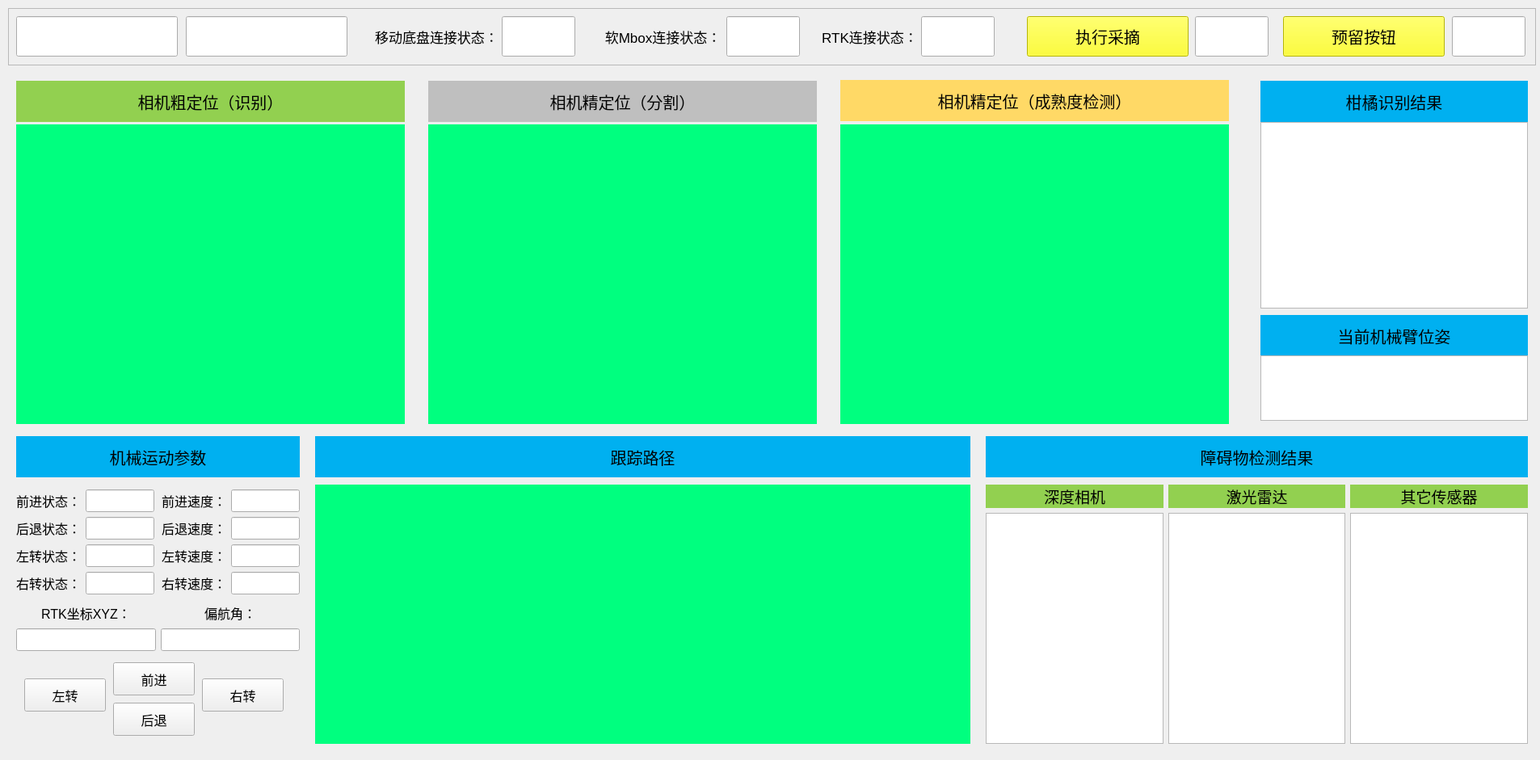
<?xml version="1.0" encoding="UTF-8"?>
<ui version="4.0">
 <class>Eboxmainwindow</class>
 <widget class="QWidget" name="Eboxmainwindow">
  <property name="geometry">
   <rect>
    <x>0</x>
    <y>0</y>
    <width>1906</width>
    <height>941</height>
   </rect>
  </property>
  <property name="windowTitle">
   <string>林果采摘机器人感知界面</string>
  </property>
  <widget class="QFrame" name="frame">
   <property name="geometry">
    <rect>
     <x>10</x>
     <y>10</y>
     <width>1891</width>
     <height>71</height>
    </rect>
   </property>
   <property name="frameShape">
    <enum>QFrame::StyledPanel</enum>
   </property>
   <property name="frameShadow">
    <enum>QFrame::Raised</enum>
   </property>
   <widget class="QLabel" name="label">
    <property name="geometry">
     <rect>
      <x>440</x>
      <y>15</y>
      <width>181</width>
      <height>41</height>
     </rect>
    </property>
    <property name="font">
     <font>
      <pointsize>13</pointsize>
     </font>
    </property>
    <property name="text">
     <string>移动底盘连接状态：</string>
    </property>
    <property name="alignment">
     <set>Qt::AlignCenter</set>
    </property>
   </widget>
   <widget class="QLineEdit" name="car_connect_lineedit">
    <property name="geometry">
     <rect>
      <x>611</x>
      <y>10</y>
      <width>91</width>
      <height>50</height>
     </rect>
    </property>
    <property name="font">
     <font>
      <pointsize>13</pointsize>
     </font>
    </property>
    <property name="styleSheet">
     <string notr="true">color: rgb(255, 0, 0);</string>
    </property>
    <property name="text">
     <string/>
    </property>
    <property name="alignment">
     <set>Qt::AlignCenter</set>
    </property>
    <property name="readOnly">
     <bool>true</bool>
    </property>
   </widget>
   <widget class="QLabel" name="label_2">
    <property name="geometry">
     <rect>
      <x>720</x>
      <y>15</y>
      <width>181</width>
      <height>41</height>
     </rect>
    </property>
    <property name="font">
     <font>
      <pointsize>13</pointsize>
     </font>
    </property>
    <property name="text">
     <string>软Mbox连接状态：</string>
    </property>
    <property name="alignment">
     <set>Qt::AlignCenter</set>
    </property>
   </widget>
   <widget class="QLabel" name="label_3">
    <property name="geometry">
     <rect>
      <x>976</x>
      <y>15</y>
      <width>181</width>
      <height>41</height>
     </rect>
    </property>
    <property name="font">
     <font>
      <pointsize>13</pointsize>
     </font>
    </property>
    <property name="text">
     <string>RTK连接状态：</string>
    </property>
    <property name="alignment">
     <set>Qt::AlignCenter</set>
    </property>
   </widget>
   <widget class="QPushButton" name="pushButton">
    <property name="geometry">
     <rect>
      <x>1261</x>
      <y>10</y>
      <width>200</width>
      <height>50</height>
     </rect>
    </property>
    <property name="font">
     <font>
      <pointsize>15</pointsize>
     </font>
    </property>
    <property name="styleSheet">
     <string notr="true">background-color: rgb(255, 255, 0);</string>
    </property>
    <property name="text">
     <string>执行采摘</string>
    </property>
   </widget>
   <widget class="QPushButton" name="pushButton_2">
    <property name="geometry">
     <rect>
      <x>1578</x>
      <y>10</y>
      <width>200</width>
      <height>50</height>
     </rect>
    </property>
    <property name="font">
     <font>
      <pointsize>15</pointsize>
     </font>
    </property>
    <property name="styleSheet">
     <string notr="true">background-color: rgb(255, 255, 0);</string>
    </property>
    <property name="text">
     <string>预留按钮</string>
    </property>
   </widget>
   <widget class="QLineEdit" name="time">
    <property name="geometry">
     <rect>
      <x>10</x>
      <y>10</y>
      <width>200</width>
      <height>50</height>
     </rect>
    </property>
    <property name="font">
     <font>
      <pointsize>13</pointsize>
     </font>
    </property>
    <property name="text">
     <string/>
    </property>
    <property name="alignment">
     <set>Qt::AlignCenter</set>
    </property>
    <property name="readOnly">
     <bool>true</bool>
    </property>
   </widget>
   <widget class="QLineEdit" name="car_task_num_lineedit">
    <property name="geometry">
     <rect>
      <x>220</x>
      <y>10</y>
      <width>200</width>
      <height>50</height>
     </rect>
    </property>
    <property name="sizePolicy">
     <sizepolicy hsizetype="Expanding" vsizetype="Expanding">
      <horstretch>0</horstretch>
      <verstretch>0</verstretch>
     </sizepolicy>
    </property>
    <property name="font">
     <font>
      <pointsize>13</pointsize>
     </font>
    </property>
    <property name="inputMask">
     <string comment="0"/>
    </property>
    <property name="text">
     <string/>
    </property>
    <property name="echoMode">
     <enum>QLineEdit::Normal</enum>
    </property>
    <property name="alignment">
     <set>Qt::AlignCenter</set>
    </property>
    <property name="readOnly">
     <bool>true</bool>
    </property>
   </widget>
   <widget class="QLineEdit" name="mboxconnect">
    <property name="geometry">
     <rect>
      <x>889</x>
      <y>10</y>
      <width>91</width>
      <height>50</height>
     </rect>
    </property>
    <property name="font">
     <font>
      <pointsize>13</pointsize>
     </font>
    </property>
    <property name="styleSheet">
     <string notr="true">color: rgb(255, 0, 0);</string>
    </property>
    <property name="text">
     <string/>
    </property>
    <property name="alignment">
     <set>Qt::AlignCenter</set>
    </property>
    <property name="readOnly">
     <bool>true</bool>
    </property>
   </widget>
   <widget class="QLineEdit" name="rtkconnect">
    <property name="geometry">
     <rect>
      <x>1130</x>
      <y>10</y>
      <width>91</width>
      <height>50</height>
     </rect>
    </property>
    <property name="font">
     <font>
      <pointsize>13</pointsize>
     </font>
    </property>
    <property name="styleSheet">
     <string notr="true">color: rgb(255, 0, 0);</string>
    </property>
    <property name="text">
     <string/>
    </property>
    <property name="alignment">
     <set>Qt::AlignCenter</set>
    </property>
    <property name="readOnly">
     <bool>true</bool>
    </property>
   </widget>
   <widget class="QLineEdit" name="action">
    <property name="geometry">
     <rect>
      <x>1469</x>
      <y>10</y>
      <width>91</width>
      <height>50</height>
     </rect>
    </property>
    <property name="font">
     <font>
      <pointsize>13</pointsize>
     </font>
    </property>
    <property name="styleSheet">
     <string notr="true">color: rgb(255, 0, 0);</string>
    </property>
    <property name="text">
     <string/>
    </property>
    <property name="alignment">
     <set>Qt::AlignCenter</set>
    </property>
    <property name="readOnly">
     <bool>true</bool>
    </property>
   </widget>
   <widget class="QLineEdit" name="action2">
    <property name="geometry">
     <rect>
      <x>1787</x>
      <y>10</y>
      <width>91</width>
      <height>50</height>
     </rect>
    </property>
    <property name="font">
     <font>
      <pointsize>13</pointsize>
     </font>
    </property>
    <property name="styleSheet">
     <string notr="true">color: rgb(255, 0, 0);</string>
    </property>
    <property name="text">
     <string/>
    </property>
    <property name="alignment">
     <set>Qt::AlignCenter</set>
    </property>
    <property name="readOnly">
     <bool>true</bool>
    </property>
   </widget>
  </widget>
  <widget class="QLabel" name="label_4">
   <property name="geometry">
    <rect>
     <x>20</x>
     <y>100</y>
     <width>481</width>
     <height>51</height>
    </rect>
   </property>
   <property name="font">
    <font>
     <pointsize>15</pointsize>
    </font>
   </property>
   <property name="styleSheet">
    <string notr="true">background-color: rgb(146, 208, 80);</string>
   </property>
   <property name="text">
    <string>相机粗定位（识别）</string>
   </property>
   <property name="alignment">
    <set>Qt::AlignCenter</set>
   </property>
  </widget>
  <widget class="QLabel" name="label_5">
   <property name="geometry">
    <rect>
     <x>530</x>
     <y>100</y>
     <width>481</width>
     <height>51</height>
    </rect>
   </property>
   <property name="font">
    <font>
     <pointsize>15</pointsize>
    </font>
   </property>
   <property name="styleSheet">
    <string notr="true">background-color: rgb(191, 191, 191);</string>
   </property>
   <property name="text">
    <string>相机精定位（分割）</string>
   </property>
   <property name="alignment">
    <set>Qt::AlignCenter</set>
   </property>
  </widget>
  <widget class="QLabel" name="label_6">
   <property name="geometry">
    <rect>
     <x>1040</x>
     <y>99</y>
     <width>481</width>
     <height>51</height>
    </rect>
   </property>
   <property name="font">
    <font>
     <pointsize>15</pointsize>
    </font>
   </property>
   <property name="styleSheet">
    <string notr="true">background-color: rgb(255, 217, 102);</string>
   </property>
   <property name="text">
    <string>相机精定位（成熟度检测）</string>
   </property>
   <property name="alignment">
    <set>Qt::AlignCenter</set>
   </property>
  </widget>
  <widget class="QLabel" name="label_7">
   <property name="geometry">
    <rect>
     <x>1560</x>
     <y>100</y>
     <width>331</width>
     <height>51</height>
    </rect>
   </property>
   <property name="font">
    <font>
     <pointsize>15</pointsize>
    </font>
   </property>
   <property name="styleSheet">
    <string notr="true">background-color: rgb(0, 176, 240);</string>
   </property>
   <property name="text">
    <string>柑橘识别结果</string>
   </property>
   <property name="alignment">
    <set>Qt::AlignCenter</set>
   </property>
  </widget>
  <widget class="QLabel" name="shibie">
   <property name="geometry">
    <rect>
     <x>20</x>
     <y>154</y>
     <width>481</width>
     <height>371</height>
    </rect>
   </property>
   <property name="styleSheet">
    <string notr="true">background-color: rgb(0, 255, 127);</string>
   </property>
   <property name="text">
    <string/>
   </property>
  </widget>
  <widget class="QLabel" name="fenge">
   <property name="geometry">
    <rect>
     <x>530</x>
     <y>154</y>
     <width>481</width>
     <height>371</height>
    </rect>
   </property>
   <property name="styleSheet">
    <string notr="true">background-color: rgb(0, 255, 127);</string>
   </property>
   <property name="text">
    <string/>
   </property>
  </widget>
  <widget class="QLabel" name="chengshudu">
   <property name="geometry">
    <rect>
     <x>1040</x>
     <y>154</y>
     <width>481</width>
     <height>371</height>
    </rect>
   </property>
   <property name="styleSheet">
    <string notr="true">background-color: rgb(0, 255, 127);</string>
   </property>
   <property name="text">
    <string/>
   </property>
  </widget>
  <widget class="QLabel" name="label_8">
   <property name="geometry">
    <rect>
     <x>1560</x>
     <y>390</y>
     <width>331</width>
     <height>51</height>
    </rect>
   </property>
   <property name="font">
    <font>
     <pointsize>15</pointsize>
    </font>
   </property>
   <property name="styleSheet">
    <string notr="true">background-color: rgb(0, 176, 240);</string>
   </property>
   <property name="text">
    <string>当前机械臂位姿</string>
   </property>
   <property name="alignment">
    <set>Qt::AlignCenter</set>
   </property>
  </widget>
  <widget class="QTextEdit" name="robot_arm_pose">
   <property name="geometry">
    <rect>
     <x>1560</x>
     <y>440</y>
     <width>331</width>
     <height>81</height>
    </rect>
   </property>
  </widget>
  <widget class="QTextEdit" name="detect_objects">
   <property name="geometry">
    <rect>
     <x>1560</x>
     <y>151</y>
     <width>331</width>
     <height>231</height>
    </rect>
   </property>
  </widget>
  <widget class="QLabel" name="label_9">
   <property name="geometry">
    <rect>
     <x>20</x>
     <y>540</y>
     <width>351</width>
     <height>51</height>
    </rect>
   </property>
   <property name="font">
    <font>
     <pointsize>15</pointsize>
    </font>
   </property>
   <property name="styleSheet">
    <string notr="true">background-color: rgb(0, 176, 240);</string>
   </property>
   <property name="text">
    <string>机械运动参数</string>
   </property>
   <property name="alignment">
    <set>Qt::AlignCenter</set>
   </property>
  </widget>
  <widget class="QWidget" name="widget" native="true">
   <property name="geometry">
    <rect>
     <x>20</x>
     <y>600</y>
     <width>351</width>
     <height>331</height>
    </rect>
   </property>
   <widget class="QPushButton" name="forward_pushButton">
    <property name="geometry">
     <rect>
      <x>120</x>
      <y>220</y>
      <width>101</width>
      <height>41</height>
     </rect>
    </property>
    <property name="font">
     <font>
      <pointsize>12</pointsize>
     </font>
    </property>
    <property name="text">
     <string>前进</string>
    </property>
   </widget>
   <widget class="QWidget" name="formLayoutWidget">
    <property name="geometry">
     <rect>
      <x>0</x>
      <y>0</y>
      <width>171</width>
      <height>141</height>
     </rect>
    </property>
    <layout class="QFormLayout" name="formLayout">
     <property name="labelAlignment">
      <set>Qt::AlignCenter</set>
     </property>
     <property name="formAlignment">
      <set>Qt::AlignCenter</set>
     </property>
     <item row="0" column="0">
      <widget class="QLabel" name="label_14">
       <property name="font">
        <font>
         <pointsize>12</pointsize>
        </font>
       </property>
       <property name="text">
        <string>前进状态：</string>
       </property>
       <property name="alignment">
        <set>Qt::AlignCenter</set>
       </property>
      </widget>
     </item>
     <item row="0" column="1">
      <widget class="QLineEdit" name="forward_status_lineedit">
       <property name="font">
        <font>
         <pointsize>13</pointsize>
        </font>
       </property>
       <property name="styleSheet">
        <string notr="true">color: rgb(255, 0, 0);</string>
       </property>
       <property name="text">
        <string/>
       </property>
       <property name="alignment">
        <set>Qt::AlignCenter</set>
       </property>
       <property name="readOnly">
        <bool>true</bool>
       </property>
      </widget>
     </item>
     <item row="1" column="0">
      <widget class="QLabel" name="label_15">
       <property name="font">
        <font>
         <pointsize>12</pointsize>
        </font>
       </property>
       <property name="text">
        <string>后退状态：</string>
       </property>
       <property name="alignment">
        <set>Qt::AlignCenter</set>
       </property>
      </widget>
     </item>
     <item row="1" column="1">
      <widget class="QLineEdit" name="back_status_lineedit">
       <property name="font">
        <font>
         <pointsize>13</pointsize>
        </font>
       </property>
       <property name="styleSheet">
        <string notr="true">color: rgb(255, 0, 0);</string>
       </property>
       <property name="text">
        <string/>
       </property>
       <property name="alignment">
        <set>Qt::AlignCenter</set>
       </property>
       <property name="readOnly">
        <bool>true</bool>
       </property>
      </widget>
     </item>
     <item row="2" column="0">
      <widget class="QLabel" name="label_16">
       <property name="font">
        <font>
         <pointsize>12</pointsize>
        </font>
       </property>
       <property name="text">
        <string>左转状态：</string>
       </property>
       <property name="alignment">
        <set>Qt::AlignCenter</set>
       </property>
      </widget>
     </item>
     <item row="2" column="1">
      <widget class="QLineEdit" name="left_status_lineedit">
       <property name="font">
        <font>
         <pointsize>13</pointsize>
        </font>
       </property>
       <property name="styleSheet">
        <string notr="true">color: rgb(255, 0, 0);</string>
       </property>
       <property name="text">
        <string/>
       </property>
       <property name="alignment">
        <set>Qt::AlignCenter</set>
       </property>
       <property name="readOnly">
        <bool>true</bool>
       </property>
      </widget>
     </item>
     <item row="3" column="0">
      <widget class="QLabel" name="label_17">
       <property name="font">
        <font>
         <pointsize>12</pointsize>
        </font>
       </property>
       <property name="text">
        <string>右转状态：</string>
       </property>
       <property name="alignment">
        <set>Qt::AlignCenter</set>
       </property>
      </widget>
     </item>
     <item row="3" column="1">
      <widget class="QLineEdit" name="right_status_lineedit">
       <property name="font">
        <font>
         <pointsize>13</pointsize>
        </font>
       </property>
       <property name="styleSheet">
        <string notr="true">color: rgb(255, 0, 0);</string>
       </property>
       <property name="text">
        <string/>
       </property>
       <property name="alignment">
        <set>Qt::AlignCenter</set>
       </property>
       <property name="readOnly">
        <bool>true</bool>
       </property>
      </widget>
     </item>
    </layout>
   </widget>
   <widget class="QWidget" name="formLayoutWidget_2">
    <property name="geometry">
     <rect>
      <x>180</x>
      <y>0</y>
      <width>171</width>
      <height>141</height>
     </rect>
    </property>
    <layout class="QFormLayout" name="formLayout_2">
     <property name="labelAlignment">
      <set>Qt::AlignCenter</set>
     </property>
     <property name="formAlignment">
      <set>Qt::AlignCenter</set>
     </property>
     <item row="0" column="0">
      <widget class="QLabel" name="label_18">
       <property name="font">
        <font>
         <pointsize>12</pointsize>
        </font>
       </property>
       <property name="text">
        <string>前进速度：</string>
       </property>
       <property name="alignment">
        <set>Qt::AlignCenter</set>
       </property>
      </widget>
     </item>
     <item row="0" column="1">
      <widget class="QLineEdit" name="forward_speed_lineedit">
       <property name="font">
        <font>
         <pointsize>13</pointsize>
        </font>
       </property>
       <property name="styleSheet">
        <string notr="true">color: rgb(255, 0, 0);</string>
       </property>
       <property name="text">
        <string/>
       </property>
       <property name="alignment">
        <set>Qt::AlignCenter</set>
       </property>
       <property name="readOnly">
        <bool>true</bool>
       </property>
      </widget>
     </item>
     <item row="1" column="0">
      <widget class="QLabel" name="label_19">
       <property name="font">
        <font>
         <pointsize>12</pointsize>
        </font>
       </property>
       <property name="text">
        <string>后退速度：</string>
       </property>
       <property name="alignment">
        <set>Qt::AlignCenter</set>
       </property>
      </widget>
     </item>
     <item row="1" column="1">
      <widget class="QLineEdit" name="back_speed_lineedit">
       <property name="font">
        <font>
         <pointsize>13</pointsize>
        </font>
       </property>
       <property name="styleSheet">
        <string notr="true">color: rgb(255, 0, 0);</string>
       </property>
       <property name="text">
        <string/>
       </property>
       <property name="alignment">
        <set>Qt::AlignCenter</set>
       </property>
       <property name="readOnly">
        <bool>true</bool>
       </property>
      </widget>
     </item>
     <item row="2" column="0">
      <widget class="QLabel" name="label_20">
       <property name="font">
        <font>
         <pointsize>12</pointsize>
        </font>
       </property>
       <property name="text">
        <string>左转速度：</string>
       </property>
       <property name="alignment">
        <set>Qt::AlignCenter</set>
       </property>
      </widget>
     </item>
     <item row="2" column="1">
      <widget class="QLineEdit" name="left_speed_lineedit">
       <property name="font">
        <font>
         <pointsize>13</pointsize>
        </font>
       </property>
       <property name="styleSheet">
        <string notr="true">color: rgb(255, 0, 0);</string>
       </property>
       <property name="text">
        <string/>
       </property>
       <property name="alignment">
        <set>Qt::AlignCenter</set>
       </property>
       <property name="readOnly">
        <bool>true</bool>
       </property>
      </widget>
     </item>
     <item row="3" column="0">
      <widget class="QLabel" name="label_21">
       <property name="font">
        <font>
         <pointsize>12</pointsize>
        </font>
       </property>
       <property name="text">
        <string>右转速度：</string>
       </property>
       <property name="alignment">
        <set>Qt::AlignCenter</set>
       </property>
      </widget>
     </item>
     <item row="3" column="1">
      <widget class="QLineEdit" name="right_speed_lineedit">
       <property name="font">
        <font>
         <pointsize>13</pointsize>
        </font>
       </property>
       <property name="styleSheet">
        <string notr="true">color: rgb(255, 0, 0);</string>
       </property>
       <property name="text">
        <string/>
       </property>
       <property name="alignment">
        <set>Qt::AlignCenter</set>
       </property>
       <property name="readOnly">
        <bool>true</bool>
       </property>
      </widget>
     </item>
    </layout>
   </widget>
   <widget class="QWidget" name="gridLayoutWidget">
    <property name="geometry">
     <rect>
      <x>0</x>
      <y>145</y>
      <width>351</width>
      <height>61</height>
     </rect>
    </property>
    <layout class="QGridLayout" name="gridLayout">
     <item row="0" column="0">
      <widget class="QLabel" name="label_22">
       <property name="font">
        <font>
         <pointsize>12</pointsize>
        </font>
       </property>
       <property name="text">
        <string>RTK坐标XYZ：</string>
       </property>
       <property name="alignment">
        <set>Qt::AlignCenter</set>
       </property>
      </widget>
     </item>
     <item row="0" column="1">
      <widget class="QLabel" name="label_23">
       <property name="font">
        <font>
         <pointsize>12</pointsize>
        </font>
       </property>
       <property name="text">
        <string>偏航角：</string>
       </property>
       <property name="alignment">
        <set>Qt::AlignCenter</set>
       </property>
      </widget>
     </item>
     <item row="1" column="0">
      <widget class="QLineEdit" name="mboxconnect_10">
       <property name="font">
        <font>
         <pointsize>13</pointsize>
        </font>
       </property>
       <property name="styleSheet">
        <string notr="true">color: rgb(255, 0, 0);</string>
       </property>
       <property name="text">
        <string/>
       </property>
       <property name="alignment">
        <set>Qt::AlignCenter</set>
       </property>
       <property name="readOnly">
        <bool>true</bool>
       </property>
      </widget>
     </item>
     <item row="1" column="1">
      <widget class="QLineEdit" name="mboxconnect_11">
       <property name="font">
        <font>
         <pointsize>13</pointsize>
        </font>
       </property>
       <property name="styleSheet">
        <string notr="true">color: rgb(255, 0, 0);</string>
       </property>
       <property name="text">
        <string/>
       </property>
       <property name="alignment">
        <set>Qt::AlignCenter</set>
       </property>
       <property name="readOnly">
        <bool>true</bool>
       </property>
      </widget>
     </item>
    </layout>
   </widget>
   <widget class="QPushButton" name="right_pushButton">
    <property name="geometry">
     <rect>
      <x>230</x>
      <y>240</y>
      <width>101</width>
      <height>41</height>
     </rect>
    </property>
    <property name="font">
     <font>
      <pointsize>12</pointsize>
     </font>
    </property>
    <property name="text">
     <string>右转</string>
    </property>
   </widget>
   <widget class="QPushButton" name="back_pushButton">
    <property name="geometry">
     <rect>
      <x>120</x>
      <y>270</y>
      <width>101</width>
      <height>41</height>
     </rect>
    </property>
    <property name="font">
     <font>
      <pointsize>12</pointsize>
     </font>
    </property>
    <property name="text">
     <string>后退</string>
    </property>
   </widget>
   <widget class="QPushButton" name="left_pushButton">
    <property name="geometry">
     <rect>
      <x>10</x>
      <y>240</y>
      <width>101</width>
      <height>41</height>
     </rect>
    </property>
    <property name="font">
     <font>
      <pointsize>12</pointsize>
     </font>
    </property>
    <property name="text">
     <string>左转</string>
    </property>
   </widget>
  </widget>
  <widget class="QLabel" name="label_10">
   <property name="geometry">
    <rect>
     <x>390</x>
     <y>540</y>
     <width>811</width>
     <height>51</height>
    </rect>
   </property>
   <property name="font">
    <font>
     <pointsize>15</pointsize>
    </font>
   </property>
   <property name="styleSheet">
    <string notr="true">background-color: rgb(0, 176, 240);</string>
   </property>
   <property name="text">
    <string>跟踪路径</string>
   </property>
   <property name="alignment">
    <set>Qt::AlignCenter</set>
   </property>
  </widget>
  <widget class="QLabel" name="tracked_path">
   <property name="geometry">
    <rect>
     <x>390</x>
     <y>600</y>
     <width>811</width>
     <height>321</height>
    </rect>
   </property>
   <property name="styleSheet">
    <string notr="true">background-color: rgb(0, 255, 127);</string>
   </property>
   <property name="text">
    <string/>
   </property>
  </widget>
  <widget class="QLabel" name="label_11">
   <property name="geometry">
    <rect>
     <x>1220</x>
     <y>540</y>
     <width>671</width>
     <height>51</height>
    </rect>
   </property>
   <property name="font">
    <font>
     <pointsize>15</pointsize>
    </font>
   </property>
   <property name="styleSheet">
    <string notr="true">background-color: rgb(0, 176, 240);</string>
   </property>
   <property name="text">
    <string>障碍物检测结果</string>
   </property>
   <property name="alignment">
    <set>Qt::AlignCenter</set>
   </property>
  </widget>
  <widget class="QWidget" name="gridLayoutWidget_2">
   <property name="geometry">
    <rect>
     <x>1220</x>
     <y>600</y>
     <width>671</width>
     <height>321</height>
    </rect>
   </property>
   <layout class="QGridLayout" name="gridLayout_2">
    <item row="0" column="0">
     <widget class="QLabel" name="label_12">
      <property name="font">
       <font>
        <family>aakar</family>
        <pointsize>14</pointsize>
       </font>
      </property>
      <property name="styleSheet">
       <string notr="true">background-color: rgb(146, 208, 80);</string>
      </property>
      <property name="text">
       <string>深度相机</string>
      </property>
      <property name="alignment">
       <set>Qt::AlignCenter</set>
      </property>
     </widget>
    </item>
    <item row="0" column="1">
     <widget class="QLabel" name="label_13">
      <property name="font">
       <font>
        <family>aakar</family>
        <pointsize>14</pointsize>
       </font>
      </property>
      <property name="styleSheet">
       <string notr="true">background-color: rgb(146, 208, 80);</string>
      </property>
      <property name="text">
       <string>激光雷达</string>
      </property>
      <property name="alignment">
       <set>Qt::AlignCenter</set>
      </property>
     </widget>
    </item>
    <item row="0" column="2">
     <widget class="QLabel" name="label_24">
      <property name="font">
       <font>
        <family>aakar</family>
        <pointsize>14</pointsize>
       </font>
      </property>
      <property name="styleSheet">
       <string notr="true">background-color: rgb(146, 208, 80);</string>
      </property>
      <property name="text">
       <string>其它传感器</string>
      </property>
      <property name="alignment">
       <set>Qt::AlignCenter</set>
      </property>
     </widget>
    </item>
    <item row="1" column="0">
     <widget class="QTextEdit" name="camera_detect_textedit"/>
    </item>
    <item row="1" column="1">
     <widget class="QTextEdit" name="lidar_detect_textedit"/>
    </item>
    <item row="1" column="2">
     <widget class="QTextEdit" name="other__detect_textedit"/>
    </item>
   </layout>
  </widget>
 </widget>
 <resources/>
 <connections/>
</ui>
